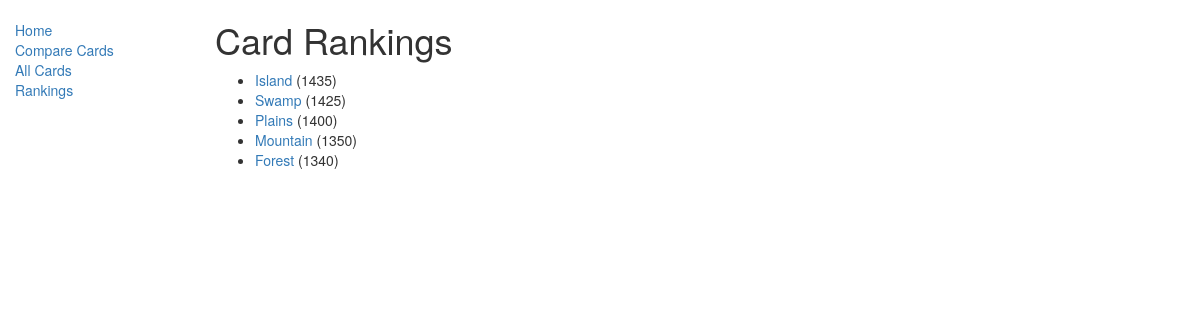
The page /mtg_compare/cardrankings/ on the database as committed earlier.
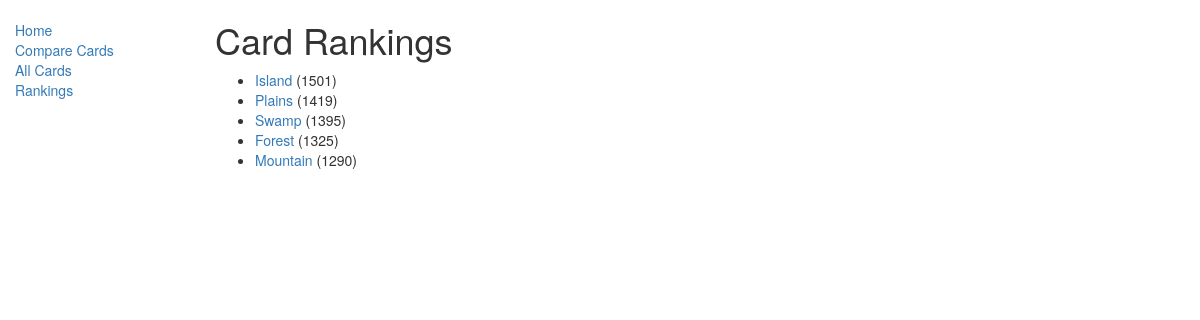
The same page on the database as committed later.
### mtg_compare/models.py (models this page shows, shortened)
class CardRanking(models.Model):
    card = models.OneToOneField(Card, on_delete=models.CASCADE)
    elo = models.IntegerField(default=ELO_DEFAULT, help_text="Enter the starting Elo for this card")
    def get_absolute_url(self):
        return reverse('cardranking-detail', args=[str(self.id)])

class Card(models.Model):
    name = models.CharField(max_length=200, unique=True)
    cmc = models.IntegerField(default=0, help_text="Enter the converted mana cost of this card")
    cardType = models.ManyToManyField(CardType, help_text="Select a type for this card")
    cardColor = models.ManyToManyField(CardColor, help_text="Select a color for this card")
    cardSet = models.ManyToManyField(CardSet, help_text="Select a set this card is from")
    def __str__(self):
        return self.name
    def card_type_display(self):
        return ', '.join([ cardType.cardType for cardType in self.cardType.all()])
    card_type_display.short_description = 'Type'
    def card_color_display(self):
        return ', '.join([ cardColor.cardColor for cardColor in self.cardColor.all()])
    card_color_display.short_description = 'Color'

### mtg_compare/views.py (the view)
# urls.py: path('cardrankings/', views.CardRankingListView.as_view(), name='cardrankings'),
class CardRankingListView(generic.ListView):
    model = CardRanking
    paginate_by = 10
    ordering = ['-elo']

### mtg_compare/templates/mtg_compare/cardranking_list.html
{% extends "base_generic.html" %}
{% block content %}
    <h1>Card Rankings</h1>
    {% if cardranking_list %}
    <ul>
        {% for cardranking in cardranking_list %}
        <li>
            <a href="{{ cardranking.get_absolute_url }}">{{ cardranking.card }}</a> ({{ cardranking.elo }})
        </li>
        {% endfor %}
    </ul>
    {% else %}
        <p>There are no card rankings</p>
    {% endif %}
{% endblock %}

### mtg_compare/templates/base_generic.html (shortened to what this page needs)
<!DOCTYPE html>
<html lang="en">
<head>
    <link rel="stylesheet" href="https://maxcdn.bootstrapcdn.com/bootstrap/3.3.7/css/bootstrap.min.css">
    {% load static %}
    <link rel="stylesheet" href="{% static 'css/styles.css' %}">
</head>
<body>
    <div class="container-fluid">
        <div class="row">
            <div class="col-sm-2">
            {% block sidebar %}
            <ul class="sidebar-nav">
                <li><a href="{% url 'index' %}">Home</a></li>
                <li><a href="{% url 'comparecards' %}">Compare Cards</a></li>
                <li><a href="{% url 'allcards' %}">All Cards</a></li>
                <li><a href="{% url 'cardrankings' %}">Rankings</a></li>
            </ul>
            {% endblock %}
            </div>
            <div class="col-sm-10 ">
            {% block content %}{% endblock %}
            </div>
        </div>
    </div>
</body>
</html>

### mtg_compare/static/css/styles.css (style rules this page uses)
.sidebar-nav { margin-top: 20px; padding: 0; list-style: none; }

Rows that differ between the two databases and show on the page:
changed CardRanking "Island": elo "1435" → "1501"
changed CardRanking "Plains": elo "1400" → "1419"; moves up the list
changed CardRanking "Swamp": elo "1425" → "1395"
changed CardRanking "Forest": elo "1340" → "1325"; moves up the list
changed CardRanking "Mountain": elo "1350" → "1290"
